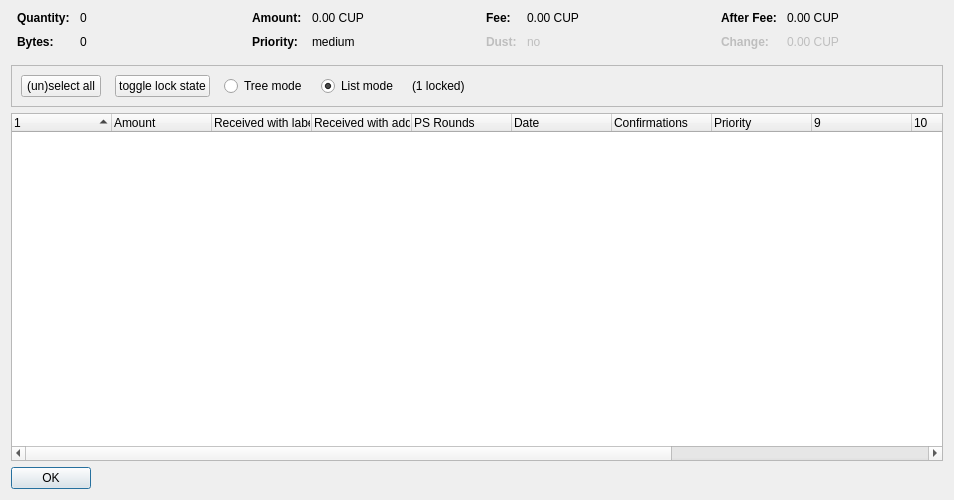
<?xml version="1.0" encoding="UTF-8"?>
<ui version="4.0">
 <class>CoinControlDialog</class>
 <widget class="QDialog" name="CoinControlDialog">
  <property name="geometry">
   <rect>
    <x>0</x>
    <y>0</y>
    <width>954</width>
    <height>500</height>
   </rect>
  </property>
  <property name="windowTitle">
   <string>Coin Selection</string>
  </property>
  <layout class="QVBoxLayout" name="verticalLayout">
   <item>
    <layout class="QHBoxLayout" name="horizontalLayoutTop" stretch="0,0,0,0">
     <property name="topMargin">
      <number>0</number>
     </property>
     <property name="bottomMargin">
      <number>10</number>
     </property>
     <item>
      <layout class="QFormLayout" name="formLayoutCoinControl1">
       <property name="horizontalSpacing">
        <number>10</number>
       </property>
       <property name="verticalSpacing">
        <number>10</number>
       </property>
       <property name="leftMargin">
        <number>6</number>
       </property>
       <property name="rightMargin">
        <number>6</number>
       </property>
       <item row="0" column="0">
        <widget class="QLabel" name="labelCoinControlQuantityText">
         <property name="font">
          <font>
           <weight>75</weight>
           <bold>true</bold>
          </font>
         </property>
         <property name="text">
          <string>Quantity:</string>
         </property>
        </widget>
       </item>
       <item row="0" column="1">
        <widget class="QLabel" name="labelCoinControlQuantity">
         <property name="cursor">
          <cursorShape>IBeamCursor</cursorShape>
         </property>
         <property name="contextMenuPolicy">
          <enum>Qt::ActionsContextMenu</enum>
         </property>
         <property name="text">
          <string notr="true">0</string>
         </property>
         <property name="textInteractionFlags">
          <set>Qt::LinksAccessibleByMouse|Qt::TextSelectableByKeyboard|Qt::TextSelectableByMouse</set>
         </property>
        </widget>
       </item>
       <item row="1" column="0">
        <widget class="QLabel" name="labelCoinControlBytesText">
         <property name="font">
          <font>
           <weight>75</weight>
           <bold>true</bold>
          </font>
         </property>
         <property name="text">
          <string>Bytes:</string>
         </property>
        </widget>
       </item>
       <item row="1" column="1">
        <widget class="QLabel" name="labelCoinControlBytes">
         <property name="cursor">
          <cursorShape>IBeamCursor</cursorShape>
         </property>
         <property name="contextMenuPolicy">
          <enum>Qt::ActionsContextMenu</enum>
         </property>
         <property name="text">
          <string notr="true">0</string>
         </property>
         <property name="textInteractionFlags">
          <set>Qt::LinksAccessibleByMouse|Qt::TextSelectableByKeyboard|Qt::TextSelectableByMouse</set>
         </property>
        </widget>
       </item>
      </layout>
     </item>
     <item>
      <layout class="QFormLayout" name="formLayoutCoinControl2">
       <property name="horizontalSpacing">
        <number>10</number>
       </property>
       <property name="verticalSpacing">
        <number>10</number>
       </property>
       <property name="leftMargin">
        <number>6</number>
       </property>
       <property name="rightMargin">
        <number>6</number>
       </property>
       <item row="0" column="0">
        <widget class="QLabel" name="labelCoinControlAmountText">
         <property name="font">
          <font>
           <weight>75</weight>
           <bold>true</bold>
          </font>
         </property>
         <property name="text">
          <string>Amount:</string>
         </property>
        </widget>
       </item>
       <item row="0" column="1">
        <widget class="QLabel" name="labelCoinControlAmount">
         <property name="cursor">
          <cursorShape>IBeamCursor</cursorShape>
         </property>
         <property name="contextMenuPolicy">
          <enum>Qt::ActionsContextMenu</enum>
         </property>
         <property name="text">
          <string notr="true">0.00 CUP</string>
         </property>
         <property name="textInteractionFlags">
          <set>Qt::LinksAccessibleByMouse|Qt::TextSelectableByKeyboard|Qt::TextSelectableByMouse</set>
         </property>
        </widget>
       </item>
       <item row="1" column="0">
        <widget class="QLabel" name="labelCoinControlPriorityText">
         <property name="font">
          <font>
           <weight>75</weight>
           <bold>true</bold>
          </font>
         </property>
         <property name="text">
          <string>Priority:</string>
         </property>
        </widget>
       </item>
       <item row="1" column="1">
        <widget class="QLabel" name="labelCoinControlPriority">
         <property name="cursor">
          <cursorShape>IBeamCursor</cursorShape>
         </property>
         <property name="contextMenuPolicy">
          <enum>Qt::ActionsContextMenu</enum>
         </property>
         <property name="text">
          <string>medium</string>
         </property>
         <property name="textInteractionFlags">
          <set>Qt::LinksAccessibleByMouse|Qt::TextSelectableByKeyboard|Qt::TextSelectableByMouse</set>
         </property>
        </widget>
       </item>
      </layout>
     </item>
     <item>
      <layout class="QFormLayout" name="formLayoutCoinControl3">
       <property name="horizontalSpacing">
        <number>10</number>
       </property>
       <property name="verticalSpacing">
        <number>10</number>
       </property>
       <property name="leftMargin">
        <number>6</number>
       </property>
       <property name="rightMargin">
        <number>6</number>
       </property>
       <item row="0" column="0">
        <widget class="QLabel" name="labelCoinControlFeeText">
         <property name="font">
          <font>
           <weight>75</weight>
           <bold>true</bold>
          </font>
         </property>
         <property name="text">
          <string>Fee:</string>
         </property>
        </widget>
       </item>
       <item row="0" column="1">
        <widget class="QLabel" name="labelCoinControlFee">
         <property name="cursor">
          <cursorShape>IBeamCursor</cursorShape>
         </property>
         <property name="contextMenuPolicy">
          <enum>Qt::ActionsContextMenu</enum>
         </property>
         <property name="text">
          <string notr="true">0.00 CUP</string>
         </property>
         <property name="textInteractionFlags">
          <set>Qt::LinksAccessibleByMouse|Qt::TextSelectableByKeyboard|Qt::TextSelectableByMouse</set>
         </property>
        </widget>
       </item>
       <item row="1" column="0">
        <widget class="QLabel" name="labelCoinControlLowOutputText">
         <property name="enabled">
          <bool>false</bool>
         </property>
         <property name="font">
          <font>
           <weight>75</weight>
           <bold>true</bold>
          </font>
         </property>
         <property name="text">
          <string>Dust:</string>
         </property>
        </widget>
       </item>
       <item row="1" column="1">
        <widget class="QLabel" name="labelCoinControlLowOutput">
         <property name="enabled">
          <bool>false</bool>
         </property>
         <property name="cursor">
          <cursorShape>IBeamCursor</cursorShape>
         </property>
         <property name="contextMenuPolicy">
          <enum>Qt::ActionsContextMenu</enum>
         </property>
         <property name="text">
          <string>no</string>
         </property>
         <property name="textInteractionFlags">
          <set>Qt::LinksAccessibleByMouse|Qt::TextSelectableByKeyboard|Qt::TextSelectableByMouse</set>
         </property>
        </widget>
       </item>
      </layout>
     </item>
     <item>
      <layout class="QFormLayout" name="formLayoutCoinControl4">
       <property name="horizontalSpacing">
        <number>10</number>
       </property>
       <property name="verticalSpacing">
        <number>10</number>
       </property>
       <property name="leftMargin">
        <number>6</number>
       </property>
       <property name="rightMargin">
        <number>6</number>
       </property>
       <item row="0" column="0">
        <widget class="QLabel" name="labelCoinControlAfterFeeText">
         <property name="font">
          <font>
           <weight>75</weight>
           <bold>true</bold>
          </font>
         </property>
         <property name="text">
          <string>After Fee:</string>
         </property>
        </widget>
       </item>
       <item row="0" column="1">
        <widget class="QLabel" name="labelCoinControlAfterFee">
         <property name="cursor">
          <cursorShape>IBeamCursor</cursorShape>
         </property>
         <property name="contextMenuPolicy">
          <enum>Qt::ActionsContextMenu</enum>
         </property>
         <property name="text">
          <string notr="true">0.00 CUP</string>
         </property>
         <property name="textInteractionFlags">
          <set>Qt::LinksAccessibleByMouse|Qt::TextSelectableByKeyboard|Qt::TextSelectableByMouse</set>
         </property>
        </widget>
       </item>
       <item row="1" column="0">
        <widget class="QLabel" name="labelCoinControlChangeText">
         <property name="enabled">
          <bool>false</bool>
         </property>
         <property name="font">
          <font>
           <weight>75</weight>
           <bold>true</bold>
          </font>
         </property>
         <property name="text">
          <string>Change:</string>
         </property>
        </widget>
       </item>
       <item row="1" column="1">
        <widget class="QLabel" name="labelCoinControlChange">
         <property name="enabled">
          <bool>false</bool>
         </property>
         <property name="cursor">
          <cursorShape>IBeamCursor</cursorShape>
         </property>
         <property name="contextMenuPolicy">
          <enum>Qt::ActionsContextMenu</enum>
         </property>
         <property name="text">
          <string notr="true">0.00 CUP</string>
         </property>
         <property name="textInteractionFlags">
          <set>Qt::LinksAccessibleByMouse|Qt::TextSelectableByKeyboard|Qt::TextSelectableByMouse</set>
         </property>
        </widget>
       </item>
      </layout>
     </item>
    </layout>
   </item>
   <item>
    <widget class="QFrame" name="frame">
     <property name="minimumSize">
      <size>
       <width>0</width>
       <height>40</height>
      </size>
     </property>
     <property name="frameShape">
      <enum>QFrame::StyledPanel</enum>
     </property>
     <property name="frameShadow">
      <enum>QFrame::Sunken</enum>
     </property>
     <layout class="QHBoxLayout" name="horizontalLayout">
      <item>
       <layout class="QHBoxLayout" name="horizontalLayoutPanel" stretch="0,0,0,0,0,0">
        <property name="spacing">
         <number>14</number>
        </property>
        <item>
         <widget class="QPushButton" name="pushButtonSelectAll">
          <property name="sizePolicy">
           <sizepolicy hsizetype="Maximum" vsizetype="Fixed">
            <horstretch>0</horstretch>
            <verstretch>0</verstretch>
           </sizepolicy>
          </property>
          <property name="text">
           <string>(un)select all</string>
          </property>
          <property name="autoDefault">
           <bool>false</bool>
          </property>
         </widget>
        </item>
        <item>
         <widget class="QPushButton" name="pushButtonToggleLock">
          <property name="sizePolicy">
           <sizepolicy hsizetype="Maximum" vsizetype="Fixed">
            <horstretch>0</horstretch>
            <verstretch>0</verstretch>
           </sizepolicy>
          </property>
          <property name="text">
           <string>toggle lock state</string>
          </property>
          <property name="autoDefault">
           <bool>false</bool>
          </property>
         </widget>
        </item>
        <item>
         <widget class="QRadioButton" name="radioTreeMode">
          <property name="sizePolicy">
           <sizepolicy hsizetype="Maximum" vsizetype="Fixed">
            <horstretch>0</horstretch>
            <verstretch>0</verstretch>
           </sizepolicy>
          </property>
          <property name="text">
           <string>Tree mode</string>
          </property>
         </widget>
        </item>
        <item>
         <widget class="QRadioButton" name="radioListMode">
          <property name="sizePolicy">
           <sizepolicy hsizetype="Maximum" vsizetype="Fixed">
            <horstretch>0</horstretch>
            <verstretch>0</verstretch>
           </sizepolicy>
          </property>
          <property name="text">
           <string>List mode</string>
          </property>
          <property name="checked">
           <bool>true</bool>
          </property>
         </widget>
        </item>
        <item>
         <widget class="QLabel" name="labelLocked">
          <property name="text">
           <string>(1 locked)</string>
          </property>
         </widget>
        </item>
        <item>
         <spacer name="horizontalSpacer">
          <property name="orientation">
           <enum>Qt::Horizontal</enum>
          </property>
          <property name="sizeHint" stdset="0">
           <size>
            <width>40</width>
            <height>20</height>
           </size>
          </property>
         </spacer>
        </item>
       </layout>
      </item>
     </layout>
    </widget>
   </item>
   <item>
    <widget class="CoinControlTreeWidget" name="treeWidget">
     <property name="contextMenuPolicy">
      <enum>Qt::CustomContextMenu</enum>
     </property>
     <property name="sortingEnabled">
      <bool>false</bool>
     </property>
     <property name="columnCount">
      <number>13</number>
     </property>
     <attribute name="headerShowSortIndicator" stdset="0">
      <bool>true</bool>
     </attribute>
     <attribute name="headerStretchLastSection">
      <bool>false</bool>
     </attribute>
     <column>
      <property name="text">
       <string/>
      </property>
     </column>
     <column>
      <property name="text">
       <string>Amount</string>
      </property>
     </column>
     <column>
      <property name="text">
       <string>Received with label</string>
      </property>
     </column>
     <column>
      <property name="text">
       <string>Received with address</string>
      </property>
     </column>
     <column>
      <property name="text">
       <string>PS Rounds</string>
      </property>
     </column>
     <column>
      <property name="text">
       <string>Date</string>
      </property>
     </column>
     <column>
      <property name="text">
       <string>Confirmations</string>
      </property>
      <property name="toolTip">
       <string>Confirmed</string>
      </property>
     </column>
     <column>
      <property name="text">
       <string>Priority</string>
      </property>
     </column>
     <column>
      <property name="text">
       <string/>
      </property>
     </column>
     <column>
      <property name="text">
       <string/>
      </property>
     </column>
     <column>
      <property name="text">
       <string/>
      </property>
     </column>
     <column>
      <property name="text">
       <string/>
      </property>
     </column>
     <column>
      <property name="text">
       <string/>
      </property>
     </column>
    </widget>
   </item>
   <item>
    <widget class="QDialogButtonBox" name="buttonBox">
     <property name="sizePolicy">
      <sizepolicy hsizetype="Maximum" vsizetype="Fixed">
       <horstretch>0</horstretch>
       <verstretch>0</verstretch>
      </sizepolicy>
     </property>
     <property name="orientation">
      <enum>Qt::Horizontal</enum>
     </property>
     <property name="standardButtons">
      <set>QDialogButtonBox::Ok</set>
     </property>
    </widget>
   </item>
  </layout>
 </widget>
 <customwidgets>
  <customwidget>
   <class>CoinControlTreeWidget</class>
   <extends>QTreeWidget</extends>
   <header>coincontroltreewidget.h</header>
  </customwidget>
 </customwidgets>
 <resources/>
 <connections/>
</ui>
